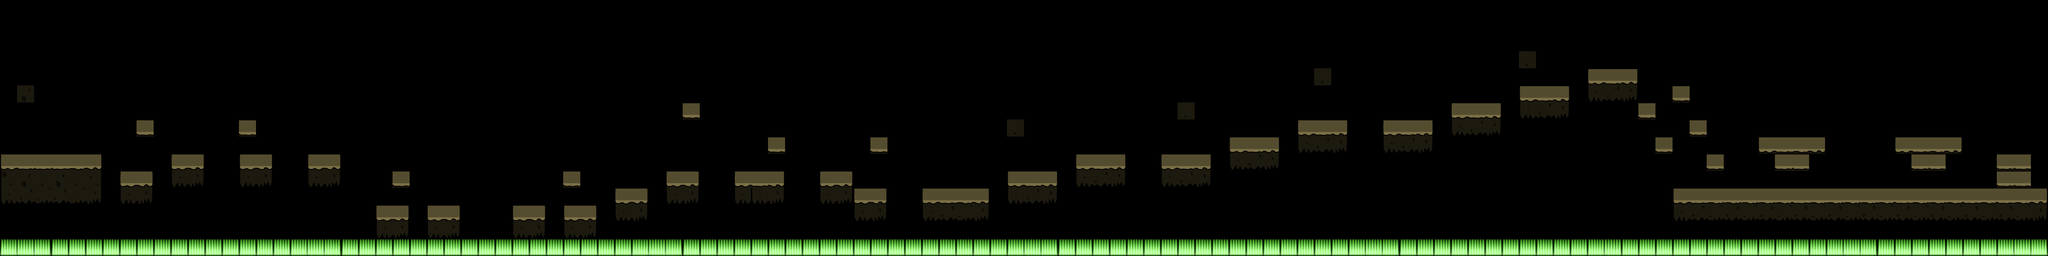

A level layout from a 2D game, rendered from its tile map. Below: a short description, then the map file with tile-grid data replaced by summaries:
An orthogonal 120x15 tile map with 40x40 px tiles, 4 tile layers (PLATFORMS, SPIKES, PLAYER, TOXIC), 2 tilesets.

<map version="1.0" orientation="orthogonal" width="120" height="15" tilewidth="40" tileheight="40">
 <tileset firstgid="1" source="spikes.tsx" />
 <tileset firstgid="4" source="tilesheet.tsx" />
 <layer name="PLATFORMS" width="120" height="15">
  <data>[1800 cells, 186 non-empty, 12 distinct tile ids]</data>
 </layer>
 <layer name="SPIKES" width="120" height="15">
  <data>[1800 cells, 120 non-empty, 3 distinct tile ids]</data>
 </layer>
 <layer name="PLAYER" width="120" height="15">
  <data>[1800 cells, 1 non-empty, 1 distinct tile ids]</data>
 </layer>
 <layer name="TOXIC" width="120" height="15">
  <data>[1800 cells, 24 non-empty, 2 distinct tile ids]</data>
 </layer>
</map>
